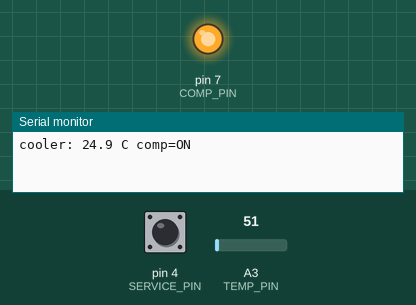
Recording of a sketch running on a simulated Arduino Uno, built with avr-gcc and run on an emulated ATmega328P. Shown: output pins drawn as LEDs (lit = HIGH), the last lines printed to the serial monitor. The inputs (shaded band) are chosen by the test bench; at power-on: pin 4 (SERVICE_PIN) HIGH, A3 (TEMP_PIN) = 51.

Above: at 1.2 s.
1.3 s: pin 4 (SERVICE_PIN) pulled LOW for 1 s
At 1.9 s:
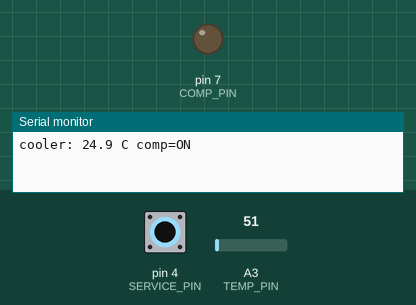
3.9 s: pin 4 (SERVICE_PIN) pulled LOW for 3.2 s
At 7.7 s:
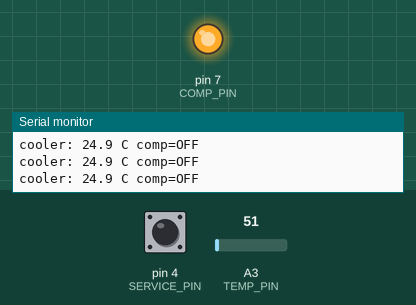
Timing chart, 0 to 9.2 s (numbered marks = the images above; inputs shaded):
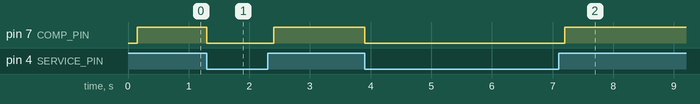

Measured:
- after the input at 1.3 s, pin 7 (COMP_PIN): HIGH → LOW at once, → HIGH 1.1 s later
- after the input at 3.9 s, pin 7 (COMP_PIN): HIGH → LOW at once, → HIGH 3.3 s later

The sketch:

sketch.ino
```cpp
// Walk-in cooler compressor controller.
// Cabinet probe on A3 (10 mV/°C), compressor on D7, service switch on D4.

const int TEMP_PIN = A3;
const int COMP_PIN = 7;
const int SERVICE_PIN = 4;
const float COOL_ON_C = 8.0f;
const float COOL_OFF_C = 4.0f;
const float MV_PER_C = 10.0f;
const unsigned long TICK_MS = 50;
const unsigned long STATUS_MS = 1000;
const int HOLD_N = 3;

bool cooling = false;
int onHold = 0;
int offHold = 0;
unsigned long lastTick = 0;
unsigned long lastStatus = 0;
float tempC = 0.0f;

float readTempC()
{
    int raw = analogRead(TEMP_PIN);
    float mv = raw * (5000.0f / 1023.0f);
    return mv / MV_PER_C;
}

void setCompressor(bool on)
{
    cooling = on;
    digitalWrite(COMP_PIN, on ? HIGH : LOW);
}

void printStatus()
{
    Serial.print("cooler: ");
    Serial.print(tempC, 1);
    Serial.print(" C comp=");
    Serial.println(cooling ? "ON" : "OFF");
}

void setup()
{
    pinMode(COMP_PIN, OUTPUT);
    pinMode(SERVICE_PIN, INPUT_PULLUP);
    setCompressor(false);
    Serial.begin(9600);
    lastTick = millis();
    lastStatus = millis();
}

void loop()
{
    unsigned long now = millis();

    if (now - lastTick >= TICK_MS)
    {
        lastTick = now;
        tempC = readTempC();
        bool service = (digitalRead(SERVICE_PIN) == LOW);

        if (service)
        {
            onHold = 0;
            offHold = 0;
            setCompressor(false);
        }
        else
        {
            if (tempC >= COOL_ON_C)
            {
                onHold++;
            }
            else
            {
                onHold = 0;
            }

            if (tempC <= COOL_OFF_C)
            {
                offHold++;
            }
            else
            {
                offHold = 0;
            }

            if (onHold >= HOLD_N)
            {
                setCompressor(true);
            }
            else if (offHold >= HOLD_N)
            {
                setCompressor(false);
            }
        }
    }

    if (now - lastStatus >= STATUS_MS)
    {
        lastStatus = now;
        printStatus();
    }
}
```
